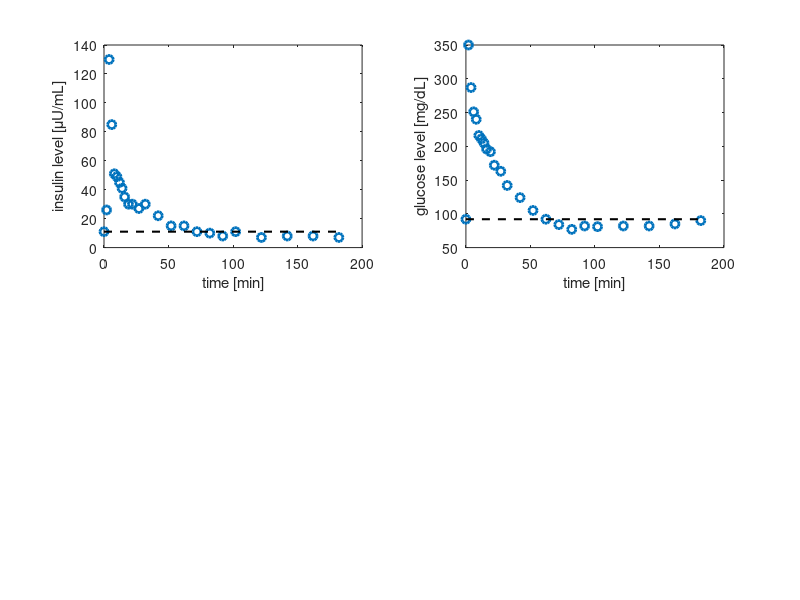
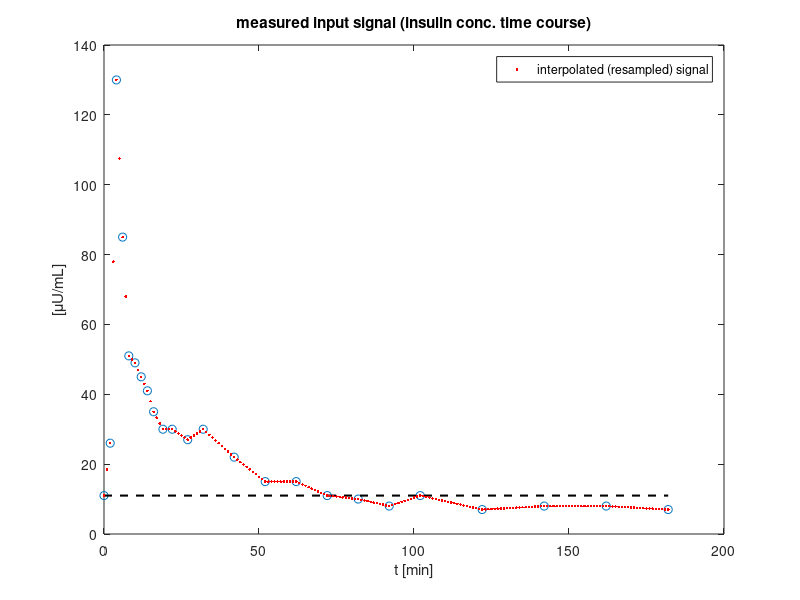

Write MATLAB code to recreate these figures, in order. (Note: this script raises an error after producing the figures.)
function gluc_min_mod_060114
%GLUC_MIN_MOD Minimal model of glucose kinetics.

%Fixed initial conditions
%Fixed model parameters

x0(2) = 0;

Gb = 92;%118; %[mg/dL] baseline glucose conc. in plasma
Ib = 11;%10; %[uU/mL] baseline insulin conc. in plasma
x0(1) = 279;%100; %[mg/dL] glucose conc. in plasma
Sg = 2.6e-2; %[1/min] glucose effectiveness
k3 = 0.025; %[1/min]
Si = 5.0e-4; %[mL/uU*min] insulin sensitivity
p = [Sg, Gb, k3, Si, Ib]; 

%%%%%%%%%%%%%%%%%%%%%%%%%%%%%%%%%%%%%%%%%%%%%%%%%%%%%%%%%%%%%%%%%%%%%%%%%%%%%%%%%%%%%%%%%%%%%%%%%%%%%%%%%%%%%%%%%%%%%%%%%%%%%%%%%%%%%%%%%%%%%%%%%%%%%%%%

%Input
%insulin concentration in plasma [uU/mL];
%Data from Pacini & Bergman (1986) Computer Methods and Programs in Biomed. 23: 113-122.
%time (minutes) glucose level (mg/dl) insulin level (uU/ml)
tgi = [ 0 92 11
    2 350 26
    4 287 130
    6 251 85
    8 240 51
    10 216 49
    12 211 45
    14 205 41
    16 196 35
    19 192 30
    22 172 30
    27 163 27
    32 142 30
    42 124 22
    52 105 15
    62 92 15
    72 84 11
    82 77 10
    92 82 8
    102 81 11
    122 82 7
    142 82 8
    162 85 8
    182 90 7];

tu = tgi(:,[1,3]); % extract time-insulin matrix
t_insu = tu(:,1);  % time for insulin matrix
u = tu(:,2);       % insulin matrix
t_gluc = t_insu;   % define t_gluc
gluc_exp = tgi(:,2);    % denote glucose value matrix
insul_exp = tgi(:,3);   % denote insulin value matrix

figure; subplot(221); plot(t_insu,insul_exp,'o', 'Linewidth',2); % draw scatter plot for insulin-time experimental profile (in figure1.1)
hold on
plot( [t_insu(1) t_insu(end)], [Ib Ib], '--k','Linewidth',1.5)   % draw the baseline level for insulin(Ib)
ylabel('insulin level [\muU/mL]'); xlabel('time [min]')

subplot(222); plot(t_gluc,gluc_exp, 'o','Linewidth',2); hold on  % draw scatter plot for glocose-time experimental profile  (in figure1.2)
plot( [t_gluc(1) t_gluc(end)], [Gb Gb], '--k','Linewidth',1.5)   % draw the baseline level for glucose(Gb)
ylabel('glucose level [mg/dL]'); xlabel('time [min]')

figure; plot(t_insu, u, 'o'); hold on                            % draw scatter plot for insulin-time experimental profile (in figure2)
plot( [t_insu(1) t_insu(end)], [Ib Ib], '--k','Linewidth',1.5)   % draw the baseline level for insulin(Ib)
xlabel('t [min]'); ylabel('[\muU/mL]')
title('measured input signal (insulin conc. time course)')

tspan = 0:1:200; %to verify interpolation of input signal
h = plot(tspan, interp1(tu(:,1),tu(:,2), tspan), '.r');         % draw the interpolation for time-insulin experimental profile (in figure2)
legend(h,'interpolated (resampled) signal')

%%%%%%%%%%%%%%%%%%%%%%%%%%%%%%%%%%%%%%%%%%%%%%%%%%%%%%%%%%%%%%%%%%%%%%%%%%%%%%%%%%%%%%%%%%%%%%%%%%%%%%%%%%%%%%%%%%%%%%%%%%%%%%%%%%%%%%%%%%%%%%%%%%%%%%%
tspan = t_insu; % reset tspan as actural experimental interval
u = interp1(tu(:,1),tu(:,2), tspan);  %reconstruct used input signal (define I(t))

ode_options = [];
[t,x] = ode45(@gluc_ode,tspan,x0,ode_options,tu,p);
    
%Output
gluc = x(:,1);  % get simulated glucose value matrix
X = x (:,2);    % get simulated interstitial insulin(X) value matrix
figure
subplot(221); h = plot(tspan,gluc,'-', 'Linewidth',2); hold on  % plot simulated time-glucose profile 
plot( [tspan(1) tspan(end)], [Gb Gb], '--k','Linewidth',1.5)    % plot the baseline level for glucose(Gb) (in figure3.1)
ylabel('glucose level [mg/dL]')
title('normal FSIGT')

subplot(222); plot(tspan,u,'--or', 'Linewidth',2); hold on      % plot the interpolation for time-insulin experimental profile (in figure3.1)
plot( [tspan(1) tspan(end)], [Ib Ib], '--k','Linewidth',1.5)    % plot the baseline level for insulin(Ib)
ylabel('insulin level [\muU/mL]');
xlabel('time [min]')
legend('interpolated measured test data')

subplot(223); plot(tspan, X, 'Linewidth',2)                     % plot simulated time-interstitial insulin(X) profile 
xlabel('time [min]'); ylabel('interstitial insulin [1/min]')

%%%%%%%%%%%%%%%%%%%%%%%%%%%%%%%%%%%%%%%%%%%%%%%%%%%%%%%%%%%%%%%%%%%%%%%%%%%%%%%%%%%%%%%%%%%%%%%%%%%%%%%%%%%%%%%%%%%%%%%%%%%%%%%%%%%%%%%%%%%%%%%%%%%%%%%%%%

function dxout = gluc_ode(t,xin,tu,p)
%GLUC_ODE ODE's of glucose minimal model

Sg = p(1);
Gb = p(2);
k3 = p(3);
Si = p(4);
Ib = p(5);

u = interp1(tu(:,1),tu(:,2),t);

%ode's
dG = Sg*(Gb - xin(1)) - xin(1)*xin(2); % xin(1) indicates G(t); xin(2) indicates X(t)
dX = k3*( Si*(u-Ib) - xin(2) );
dxout = [dG; dX];

